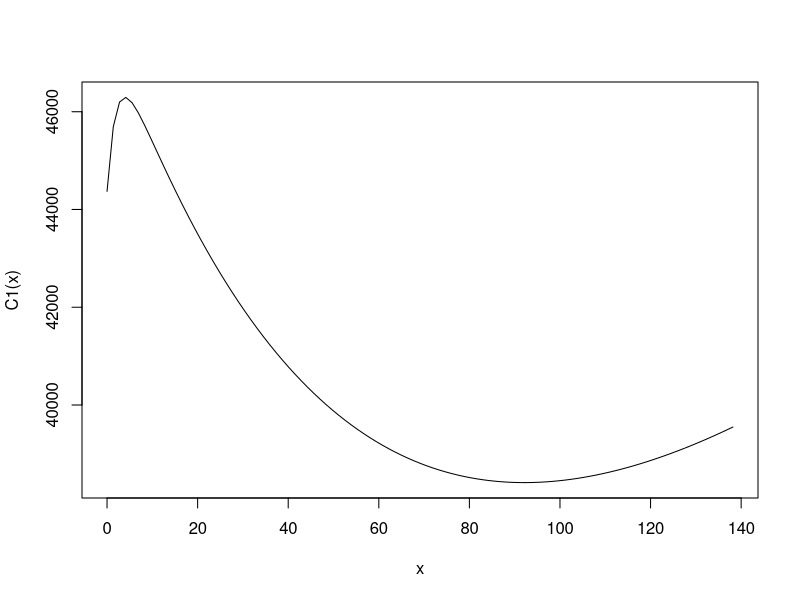
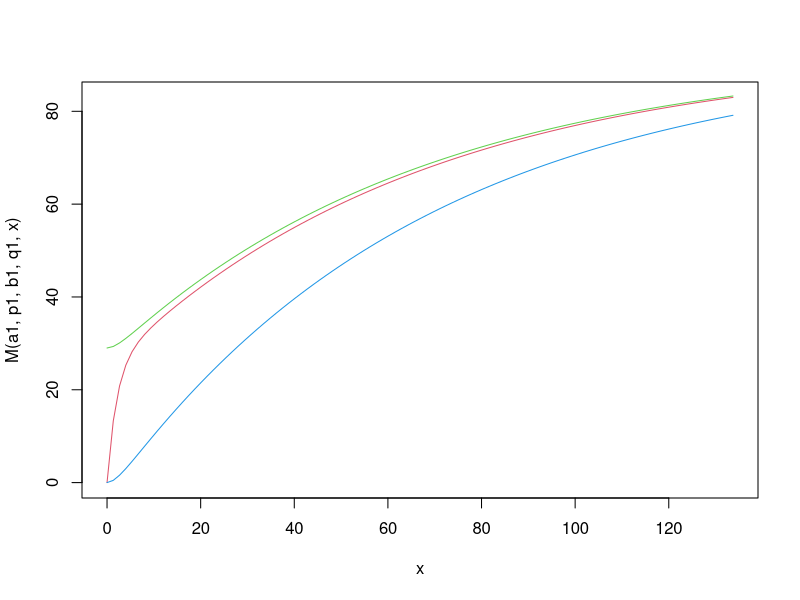
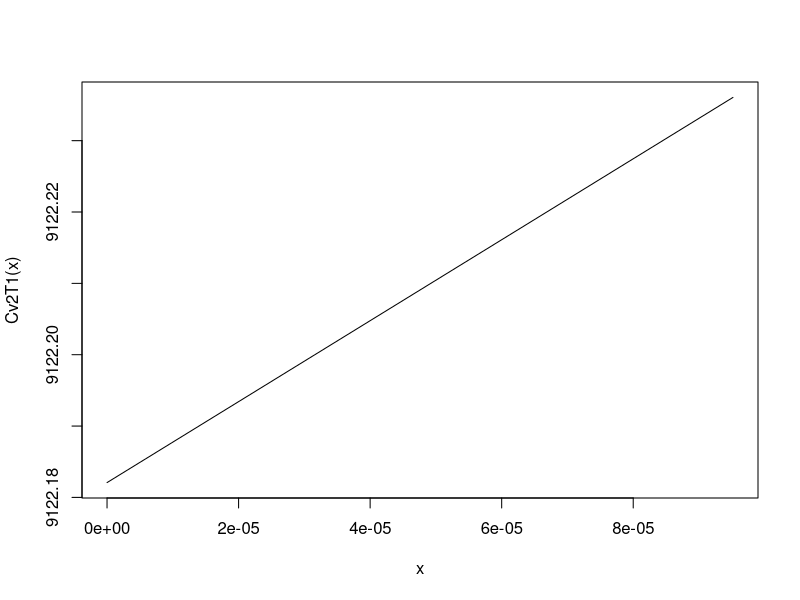
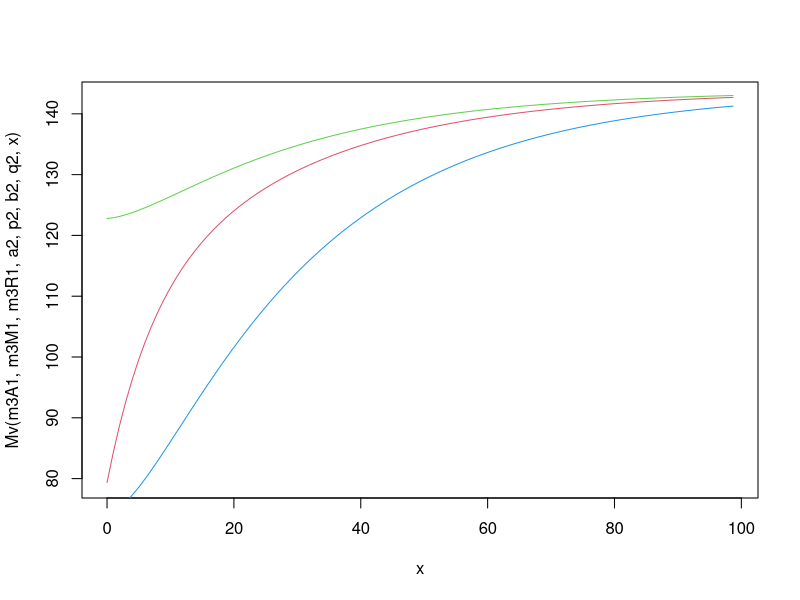
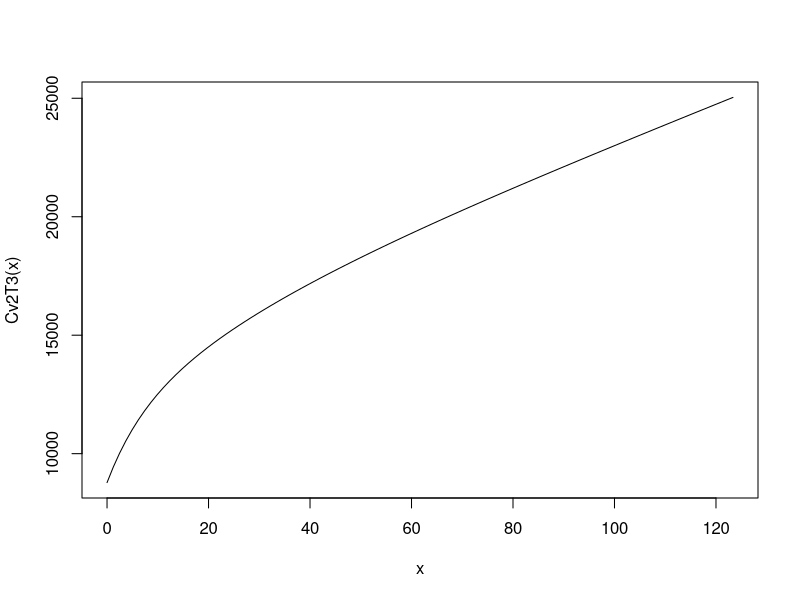
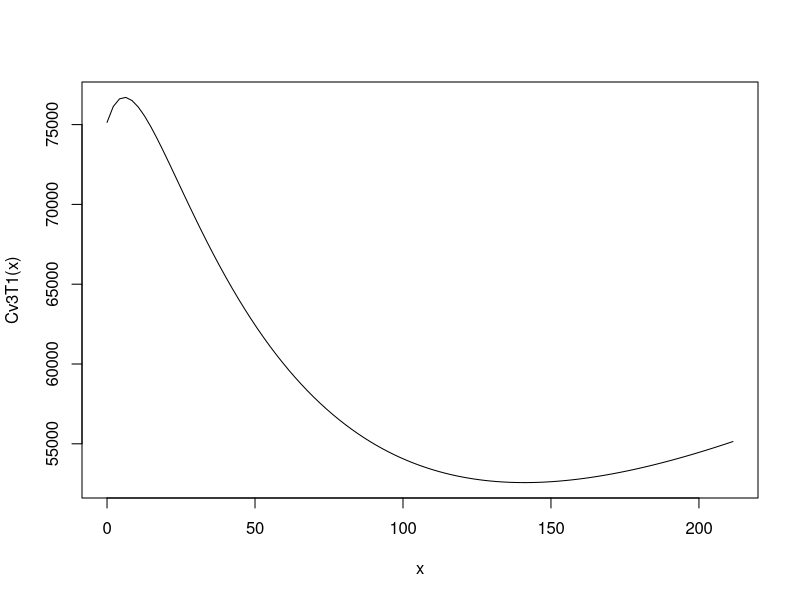
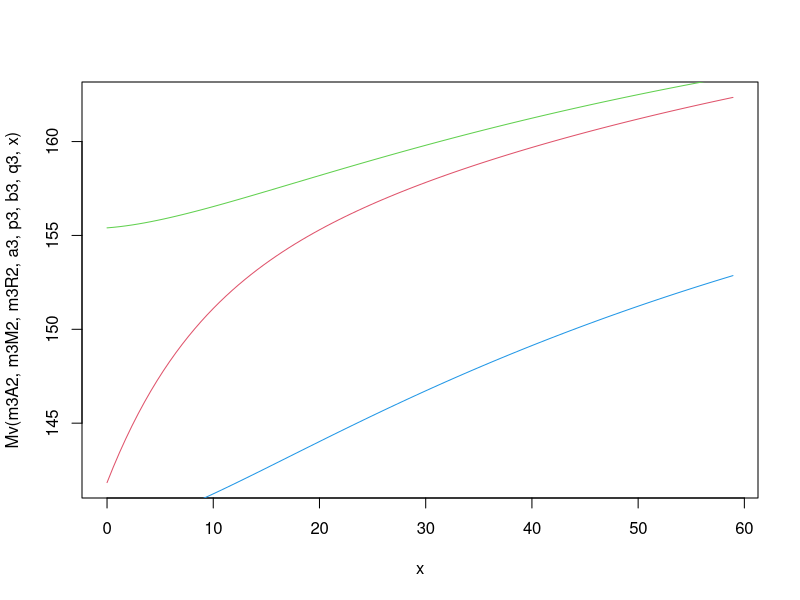
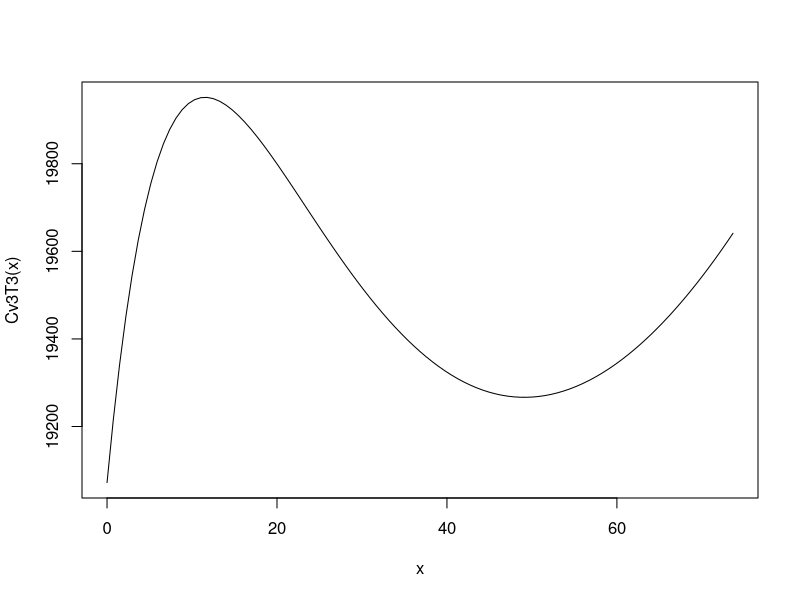

These charts were generated, in order, by the following R code:
# This is the code file for paper "A Study on Optimal Release Schedule for Multi-Version Software"
#################### Case III ####################

################ for version 1 #################
gc()
#set g and k
g=function(p,b) (p+b)/2
k=function(p,b,q) sqrt(g(p,b)^2-p*b*(1-q))
#set hyperbolic functions
HM=function(p,b,q,t) (g(p,b)-p*(1-q))*sinh(k(p,b,q)*t)+k(p,b,q)*cosh(k(p,b,q)*t)
HR=function(p,b,q,t) g(p,b)*sinh(k(p,b,q)*t)+k(p,b,q)*cosh(k(p,b,q)*t)
HM2=function(VA1,VM1,VR1,p,b,q,t) ((b-g(p,b))*VM1+p*q*VR1)*sinh(k(p,b,q)*t)+VM1*k(p,b,q)*cosh(k(p,b,q)*t)
HR2=function(VA1,VM1,VR1,p,b,q,t) (b*VM1+(p-g(p,b))*VR1)*sinh(k(p,b,q)*t)+VR1*k(p,b,q)*cosh(k(p,b,q)*t)

#set M(t),R(t),A(t),B(t)
M=function(a,p,b,q,t) a/(1-q)*(1-exp(-g(p,b)*t)/k(p,b,q)*HM(p,b,q,t))
R=function(a,p,b,q,t) a/(1-q)*(1-exp(-g(p,b)*t)/k(p,b,q)*HR(p,b,q,t))
A=function(a,p,b,q,t) a+q*R(a,p,b,q,t)
B=function(a,p,b,q,t) A(a,p,b,q,t)-R(a,p,b,q,t)

Mv=function(VA1,VM1,VR1,a,p,b,q,t) (VA1+a-q*VR1)/(1-q)*(1-exp(-g(p,b)*t)/k(p,b,q)*HM(p,b,q,t))+exp(-g(p,b)*t)/k(p,b,q)*HM2(VA1,VM1,VR1,p,b,q,t)
Rv=function(VA1,VM1,VR1,a,p,b,q,t) (VA1+a-q*VR1)/(1-q)*(1-exp(-g(p,b)*t)/k(p,b,q)*HR(p,b,q,t))+exp(-g(p,b)*t)/k(p,b,q)*HR2(VA1,VM1,VR1,p,b,q,t)
Av=function(VA1,VM1,VR1,a,p,b,q,t) VA1+a-q*VR1+q*Rv(VA1,VM1,VR1,a,p,b,q,t)
Bv=function(VA1,VM1,VR1,a,p,b,q,t) Av(VA1,VM1,VR1,a,p,b,q,t)-Rv(VA1,VM1,VR1,a,p,b,q,t)

#set the parameters and the cost function for version 1
c11=90
c12=100
c13=160
c14=1530
a1=29
p1=0.4568
b1=0.0507
q1=0.6861


C1=function(t1)
{
  c11*t1+c12*M(a1,p1,b1,q1,t1)+c13*R(a1,p1,b1,q1,t1)+c14*B(a1,p1,b1,q1,t1)
}

print("### Version 1 ###")
#for sequence solution
print("=== for sequence solution: Testing Time, Total Cost, A, M, R ===")
min.t1=optimize(C1,c(0,500),tol=0.0001)
seqsol.t1=min.t1$minimum
seqsol.c1=C1(seqsol.t1)
m1A1=A(a1,p1,b1,q1,seqsol.t1)
m1M1=M(a1,p1,b1,q1,seqsol.t1)
m1R1=R(a1,p1,b1,q1,seqsol.t1)
m1RC1=c14*B(a1,p1,b1,q1,seqsol.t1)  #risk cost
sprintf("A1= %f ; M1= %f ; R1= %f " , m1A1, m1M1, m1R1)
sprintf("Optimal testing time = %f ; Optimal testing cost = %f ; Risk Cost = %f" , seqsol.t1, seqsol.c1, m1RC1)
curve(C1(x),xlim=c(0,seqsol.t1*1.5))  #draw the curve of the cost for sequence solution, version 1

#for DP
print("=== for DP solution: Testing Time, Total Cost, A, M, R ")
dp.t1=111.4287
dp.c1=C1(dp.t1)
m3A1=A(a1,p1,b1,q1,dp.t1)
m3M1=M(a1,p1,b1,q1,dp.t1)
m3R1=R(a1,p1,b1,q1,dp.t1)
m3RC1=c14*B(a1,p1,b1,q1,dp.t1)  #risk cost
sprintf("A1= %f ; M1= %f ; R1= %f " , m3A1, m3M1, m3R1)
sprintf("Optimal testing time = %f ; Optimal testing cost = %f ; Risk Cost = %f" , dp.t1, dp.c1, m3RC1)

#draw M, R, A for version 1
curve(M(a1,p1,b1,q1,x),xlim=c(0,dp.t1*1.2), col = 2)  #red
curve(R(a1,p1,b1,q1,x),xlim=c(0,dp.t1*1.2),add = TRUE, col = 4)  #blue
curve(A(a1,p1,b1,q1,x),xlim=c(0,dp.t1*1.2),add = TRUE, col = 3)   #green #blue

#################### for version 2 ####################
#set the parameters and the cost function for version 2
c21=85
c22=90
c23=126
c24=180
a2=43
p2=0.123
b2=0.0632
q2=0.301

Cv2=function(VA1,VM1,VR1,tv)
{
  c21*tv+c22*(Mv(VA1,VM1,VR1,a2,p2,b2,q2,tv)-VM1)  +c23*(Rv(VA1,VM1,VR1,a2,p2,b2,q2,tv)-VR1) +c24*Bv(VA1,VM1,VR1,a2,p2,b2,q2,tv)
}
Cv2T1=function(tv)
{ Cv2(m1A1,m1M1,m1R1,tv) }
Cv2T3=function(tv)
{ Cv2(m3A1,m3M1,m3R1,tv) }

print("### Version 2 ###")
#for sequence solution
print("=== for sequence solution: Testing Time, Total Cost, A, M, R ===")
min.tv=optimize(Cv2T1,c(0,500),tol=0.0001)
seqsol.t2=min.tv$minimum
seqsol.c2=Cv2T1(seqsol.t2)
m1A2=Av(m1A1,m1M1,m1R1,a2,p2,b2,q2,seqsol.t2)
m1M2=Mv(m1A1,m1M1,m1R1,a2,p2,b2,q2,seqsol.t2)
m1R2=Rv(m1A1,m1M1,m1R1,a2,p2,b2,q2,seqsol.t2)
m1RC2=c24*Bv(m1A1,m1M1,m1R1,a2,p2,b2,q2,seqsol.t2)    #risk cost
sprintf("A2= %f ; M2= %f ; R2= %f " , m1A2, m1M2, m1R2)
sprintf("Optimal testing time = %f ; Optimal testing cost = %f ; Risk Cost = %f" , seqsol.t2, seqsol.c2, m1RC2)
curve(Cv2T1(x),xlim=c(0,seqsol.t2*1.5))  # draw the curve of the cost for sequence solution, version 2


#for DP
print("=== for DP solution: Testing Time, Total Cost, A, M, R ======")
dp.t2=82.2313  # the value got from DP program in advance
dp.c2=Cv2T3(dp.t2)
m3A2=Av(m3A1,m3M1,m3R1,a2,p2,b2,q2,dp.t2)
m3M2=Mv(m3A1,m3M1,m3R1,a2,p2,b2,q2,dp.t2)
m3R2=Rv(m3A1,m3M1,m3R1,a2,p2,b2,q2,dp.t2)
m3RC2=c24*Bv(m3A1,m3M1,m3R1,a2,p2,b2,q2,dp.t2) #risk cost
sprintf("A2= %f ; M2= %f ; R2= %f " , m3A2, m3M2, m3R2)
sprintf("Optimal testing time = %f ; Optimal testing cost = %f ; Risk Cost = %f" , dp.t2, dp.c2, m3RC2)

#draw M, R, A for version 2
curve(Mv(m3A1,m3M1,m3R1,a2,p2,b2,q2,x),xlim=c(0,dp.t2*1.2), col = 2)  #red
curve(Rv(m3A1,m3M1,m3R1,a2,p2,b2,q2,x),xlim=c(0,dp.t2*1.2),add = TRUE, col = 4)  #blue
curve(Av(m3A1,m3M1,m3R1,a2,p2,b2,q2,x),xlim=c(0,dp.t2*1.2),add = TRUE, col = 3)   #green #blue
curve(Cv2T3(x),xlim=c(0,dp.t2*1.5))  # draw the curve of the cost for DP solution, version 2

#################### for version 3 ####################
#set the parameters and the cost function for version 3
c31=95
c32=105
c33=170
c34=1180
a3=13
p3=0.1066
b3=0.0341
q3=0.4791

Cv3=function(VA1,VM1,VR1,tv)
{
  c31*tv+c32*(Mv(VA1,VM1,VR1,a3,p3,b3,q3,tv)-VM1)+c33*(Rv(VA1,VM1,VR1,a3,p3,b3,q3,tv)-VR1)+c34*Bv(VA1,VM1,VR1,a3,p3,b3,q3,tv)
}
Cv3T1=function(tv)
{ Cv3(m1A2,m1M2,m1R2,tv) }
Cv3T3=function(tv)
{ Cv3(m3A2,m3M2,m3R2,tv) }

print("### Version 3 ###")
#for sequence solution
print("=== for sequence solution: Testing Time, Total Cost, A, M, R ===")
min.tv=optimize(Cv3T1,c(0,500),tol=0.0001)
seqsol.t3=min.tv$minimum
seqsol.c3=Cv3T1(seqsol.t3)
m1A3=Av(m1A2,m1M2,m1R2,a3,p3,b3,q3,seqsol.t3)
m1M3=Mv(m1A2,m1M2,m1R2,a3,p3,b3,q3,seqsol.t3)
m1R3=Rv(m1A2,m1M2,m1R2,a3,p3,b3,q3,seqsol.t3)
m1RC3=c34*Bv(m1A2,m1M2,m1R2,a3,p3,b3,q3,seqsol.t3)     #risk cost
sprintf("A3= %f ; M3= %f ; R3= %f " , m1A3, m1M3, m1R3)
sprintf("Optimal testing time = %f ; Optimal testing cost = %f ; Risk Cost = %f" , seqsol.t3, seqsol.c3, m1RC3)
curve(Cv3T1(x),xlim=c(0,seqsol.t3*1.5)) # draw the curve of the cost for sequence solution, version 3

#for DP
print("=== for dynamic programming: Testing Time, Total Cost, A, M, R ===")
dp.t3=49.1055     # the value got from DP program in advance
dp.c3=Cv3T3(dp.t3)
m3A3=Av(m3A2,m3M2,m3R2,a3,p3,b3,q3,dp.t3)
m3A3=Mv(m3A2,m3M2,m3R2,a3,p3,b3,q3,dp.t3)
m3A3=Rv(m3A2,m3M2,m3R2,a3,p3,b3,q3,dp.t3)
m3RC3=c34*Bv(m3A2,m3M2,m3R2,a3,p3,b3,q3,dp.t3)     #risk cost
sprintf("A3= %f ; M3= %f ; R3= %f " , m1A3, m1M3, m1R3)
sprintf("Optimal testing time = %f ; Optimal testing cost = %f ; Risk Cost = %f" , dp.t3, dp.c3, m3RC3)

#draw M, R, A for version 3
curve(Mv(m3A2,m3M2,m3R2,a3,p3,b3,q3,x),xlim=c(0,dp.t3*1.2), col = 2)  #red
curve(Rv(m3R2,m3M2,m3R2,a3,p3,b3,q3,x),xlim=c(0,dp.t3*1.2),add = TRUE, col = 4)  #blue
curve(Av(m3A2,m3M2,m3R2,a3,p3,b3,q3,x),xlim=c(0,dp.t3*1.2),add = TRUE, col = 3)   #green #blue
curve(Cv3T3(x),xlim=c(0,dp.t3*1.5))  # draw the curve of the cost for DP solution, version 3
